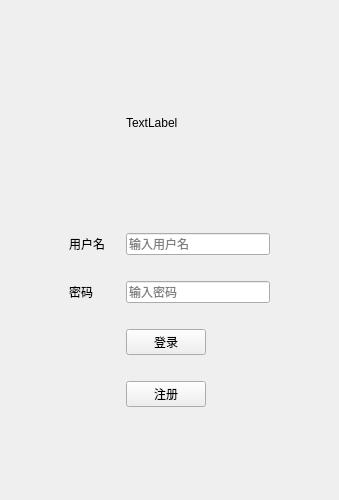
<?xml version="1.0" encoding="UTF-8"?>
<ui version="4.0">
 <class>MainWindow</class>
 <widget class="QMainWindow" name="MainWindow">
  <property name="geometry">
   <rect>
    <x>0</x>
    <y>0</y>
    <width>339</width>
    <height>500</height>
   </rect>
  </property>
  <property name="sizePolicy">
   <sizepolicy hsizetype="Expanding" vsizetype="Expanding">
    <horstretch>0</horstretch>
    <verstretch>0</verstretch>
   </sizepolicy>
  </property>
  <property name="minimumSize">
   <size>
    <width>300</width>
    <height>500</height>
   </size>
  </property>
  <property name="maximumSize">
   <size>
    <width>600</width>
    <height>1000</height>
   </size>
  </property>
  <property name="windowTitle">
   <string>MainWindow</string>
  </property>
  <widget class="QWidget" name="centralwidget">
   <layout class="QGridLayout" name="gridLayout">
    <item row="0" column="0">
     <widget class="QStackedWidget" name="stackedWidget">
      <property name="currentIndex">
       <number>0</number>
      </property>
      <widget class="QWidget" name="login_page">
       <layout class="QGridLayout" name="gridLayout_2">
        <item row="0" column="2">
         <spacer name="verticalSpacer_6">
          <property name="orientation">
           <enum>Qt::Vertical</enum>
          </property>
          <property name="sizeHint" stdset="0">
           <size>
            <width>20</width>
            <height>49</height>
           </size>
          </property>
         </spacer>
        </item>
        <item row="1" column="2">
         <widget class="QLabel" name="pic">
          <property name="minimumSize">
           <size>
            <width>60</width>
            <height>60</height>
           </size>
          </property>
          <property name="text">
           <string>TextLabel</string>
          </property>
         </widget>
        </item>
        <item row="2" column="2">
         <spacer name="verticalSpacer_4">
          <property name="orientation">
           <enum>Qt::Vertical</enum>
          </property>
          <property name="sizeHint" stdset="0">
           <size>
            <width>20</width>
            <height>48</height>
           </size>
          </property>
         </spacer>
        </item>
        <item row="3" column="0">
         <spacer name="horizontalSpacer_7">
          <property name="orientation">
           <enum>Qt::Horizontal</enum>
          </property>
          <property name="sizeHint" stdset="0">
           <size>
            <width>31</width>
            <height>20</height>
           </size>
          </property>
         </spacer>
        </item>
        <item row="3" column="1">
         <widget class="QLabel" name="label">
          <property name="text">
           <string>用户名</string>
          </property>
         </widget>
        </item>
        <item row="3" column="2" colspan="2">
         <widget class="QLineEdit" name="user_name">
          <property name="inputMask">
           <string/>
          </property>
          <property name="text">
           <string/>
          </property>
          <property name="placeholderText">
           <string>输入用户名</string>
          </property>
         </widget>
        </item>
        <item row="3" column="4">
         <spacer name="horizontalSpacer_8">
          <property name="orientation">
           <enum>Qt::Horizontal</enum>
          </property>
          <property name="sizeHint" stdset="0">
           <size>
            <width>31</width>
            <height>20</height>
           </size>
          </property>
         </spacer>
        </item>
        <item row="4" column="2">
         <spacer name="verticalSpacer_3">
          <property name="orientation">
           <enum>Qt::Vertical</enum>
          </property>
          <property name="sizeType">
           <enum>QSizePolicy::Fixed</enum>
          </property>
          <property name="sizeHint" stdset="0">
           <size>
            <width>20</width>
            <height>20</height>
           </size>
          </property>
         </spacer>
        </item>
        <item row="5" column="0">
         <spacer name="horizontalSpacer_5">
          <property name="orientation">
           <enum>Qt::Horizontal</enum>
          </property>
          <property name="sizeHint" stdset="0">
           <size>
            <width>31</width>
            <height>20</height>
           </size>
          </property>
         </spacer>
        </item>
        <item row="5" column="1">
         <widget class="QLabel" name="label_2">
          <property name="text">
           <string>密码</string>
          </property>
         </widget>
        </item>
        <item row="5" column="2" colspan="2">
         <widget class="QLineEdit" name="password">
          <property name="inputMask">
           <string/>
          </property>
          <property name="text">
           <string/>
          </property>
          <property name="placeholderText">
           <string>输入密码</string>
          </property>
         </widget>
        </item>
        <item row="5" column="4">
         <spacer name="horizontalSpacer_6">
          <property name="orientation">
           <enum>Qt::Horizontal</enum>
          </property>
          <property name="sizeHint" stdset="0">
           <size>
            <width>31</width>
            <height>20</height>
           </size>
          </property>
         </spacer>
        </item>
        <item row="6" column="2">
         <spacer name="verticalSpacer_2">
          <property name="orientation">
           <enum>Qt::Vertical</enum>
          </property>
          <property name="sizeType">
           <enum>QSizePolicy::Fixed</enum>
          </property>
          <property name="sizeHint" stdset="0">
           <size>
            <width>20</width>
            <height>20</height>
           </size>
          </property>
         </spacer>
        </item>
        <item row="7" column="0">
         <spacer name="horizontalSpacer">
          <property name="orientation">
           <enum>Qt::Horizontal</enum>
          </property>
          <property name="sizeHint" stdset="0">
           <size>
            <width>31</width>
            <height>20</height>
           </size>
          </property>
         </spacer>
        </item>
        <item row="7" column="1">
         <spacer name="horizontalSpacer_3">
          <property name="orientation">
           <enum>Qt::Horizontal</enum>
          </property>
          <property name="sizeHint" stdset="0">
           <size>
            <width>42</width>
            <height>20</height>
           </size>
          </property>
         </spacer>
        </item>
        <item row="7" column="2">
         <widget class="QPushButton" name="login">
          <property name="text">
           <string>登录</string>
          </property>
         </widget>
        </item>
        <item row="7" column="3">
         <spacer name="horizontalSpacer_4">
          <property name="orientation">
           <enum>Qt::Horizontal</enum>
          </property>
          <property name="sizeHint" stdset="0">
           <size>
            <width>58</width>
            <height>20</height>
           </size>
          </property>
         </spacer>
        </item>
        <item row="7" column="4">
         <spacer name="horizontalSpacer_2">
          <property name="orientation">
           <enum>Qt::Horizontal</enum>
          </property>
          <property name="sizeHint" stdset="0">
           <size>
            <width>31</width>
            <height>20</height>
           </size>
          </property>
         </spacer>
        </item>
        <item row="8" column="2">
         <spacer name="verticalSpacer">
          <property name="orientation">
           <enum>Qt::Vertical</enum>
          </property>
          <property name="sizeType">
           <enum>QSizePolicy::Fixed</enum>
          </property>
          <property name="sizeHint" stdset="0">
           <size>
            <width>20</width>
            <height>20</height>
           </size>
          </property>
         </spacer>
        </item>
        <item row="9" column="2">
         <widget class="QPushButton" name="user_register">
          <property name="text">
           <string>注册</string>
          </property>
         </widget>
        </item>
        <item row="10" column="2">
         <spacer name="verticalSpacer_5">
          <property name="orientation">
           <enum>Qt::Vertical</enum>
          </property>
          <property name="sizeHint" stdset="0">
           <size>
            <width>20</width>
            <height>49</height>
           </size>
          </property>
         </spacer>
        </item>
       </layout>
      </widget>
      <widget class="QWidget" name="register_page">
       <layout class="QGridLayout" name="gridLayout_3">
        <item row="1" column="2" colspan="2">
         <widget class="QLineEdit" name="username2"/>
        </item>
        <item row="4" column="3">
         <spacer name="verticalSpacer_10">
          <property name="orientation">
           <enum>Qt::Vertical</enum>
          </property>
          <property name="sizeHint" stdset="0">
           <size>
            <width>20</width>
            <height>40</height>
           </size>
          </property>
         </spacer>
        </item>
        <item row="2" column="3">
         <spacer name="verticalSpacer_9">
          <property name="orientation">
           <enum>Qt::Vertical</enum>
          </property>
          <property name="sizeHint" stdset="0">
           <size>
            <width>20</width>
            <height>40</height>
           </size>
          </property>
         </spacer>
        </item>
        <item row="5" column="1">
         <widget class="QLabel" name="label_5">
          <property name="text">
           <string>再次输入密码</string>
          </property>
         </widget>
        </item>
        <item row="6" column="3">
         <spacer name="verticalSpacer_11">
          <property name="orientation">
           <enum>Qt::Vertical</enum>
          </property>
          <property name="sizeHint" stdset="0">
           <size>
            <width>20</width>
            <height>40</height>
           </size>
          </property>
         </spacer>
        </item>
        <item row="9" column="1">
         <widget class="QPushButton" name="pushButton_2">
          <property name="text">
           <string>返回登陆</string>
          </property>
         </widget>
        </item>
        <item row="1" column="1">
         <widget class="QLabel" name="label_3">
          <property name="text">
           <string>用户名</string>
          </property>
         </widget>
        </item>
        <item row="7" column="1">
         <widget class="QLabel" name="label_6">
          <property name="text">
           <string>手机号</string>
          </property>
         </widget>
        </item>
        <item row="3" column="0">
         <spacer name="horizontalSpacer_10">
          <property name="orientation">
           <enum>Qt::Horizontal</enum>
          </property>
          <property name="sizeHint" stdset="0">
           <size>
            <width>40</width>
            <height>20</height>
           </size>
          </property>
         </spacer>
        </item>
        <item row="3" column="1">
         <widget class="QLabel" name="label_4">
          <property name="text">
           <string>密码</string>
          </property>
         </widget>
        </item>
        <item row="5" column="2" colspan="2">
         <widget class="QLineEdit" name="password2"/>
        </item>
        <item row="8" column="3">
         <spacer name="verticalSpacer_12">
          <property name="orientation">
           <enum>Qt::Vertical</enum>
          </property>
          <property name="sizeHint" stdset="0">
           <size>
            <width>20</width>
            <height>40</height>
           </size>
          </property>
         </spacer>
        </item>
        <item row="7" column="2" colspan="2">
         <widget class="QLineEdit" name="phoneNum"/>
        </item>
        <item row="3" column="4">
         <spacer name="horizontalSpacer_9">
          <property name="orientation">
           <enum>Qt::Horizontal</enum>
          </property>
          <property name="sizeHint" stdset="0">
           <size>
            <width>40</width>
            <height>20</height>
           </size>
          </property>
         </spacer>
        </item>
        <item row="9" column="2">
         <widget class="QPushButton" name="pushButton">
          <property name="text">
           <string>注册</string>
          </property>
         </widget>
        </item>
        <item row="0" column="3">
         <spacer name="verticalSpacer_8">
          <property name="orientation">
           <enum>Qt::Vertical</enum>
          </property>
          <property name="sizeHint" stdset="0">
           <size>
            <width>20</width>
            <height>40</height>
           </size>
          </property>
         </spacer>
        </item>
        <item row="3" column="2" colspan="2">
         <widget class="QLineEdit" name="password1"/>
        </item>
        <item row="2" column="2">
         <spacer name="verticalSpacer_7">
          <property name="orientation">
           <enum>Qt::Vertical</enum>
          </property>
          <property name="sizeHint" stdset="0">
           <size>
            <width>20</width>
            <height>40</height>
           </size>
          </property>
         </spacer>
        </item>
        <item row="2" column="1">
         <spacer name="verticalSpacer_13">
          <property name="orientation">
           <enum>Qt::Vertical</enum>
          </property>
          <property name="sizeHint" stdset="0">
           <size>
            <width>20</width>
            <height>40</height>
           </size>
          </property>
         </spacer>
        </item>
        <item row="4" column="1">
         <spacer name="verticalSpacer_14">
          <property name="orientation">
           <enum>Qt::Vertical</enum>
          </property>
          <property name="sizeHint" stdset="0">
           <size>
            <width>20</width>
            <height>40</height>
           </size>
          </property>
         </spacer>
        </item>
        <item row="4" column="2">
         <spacer name="verticalSpacer_15">
          <property name="orientation">
           <enum>Qt::Vertical</enum>
          </property>
          <property name="sizeHint" stdset="0">
           <size>
            <width>20</width>
            <height>40</height>
           </size>
          </property>
         </spacer>
        </item>
        <item row="6" column="1">
         <spacer name="verticalSpacer_16">
          <property name="orientation">
           <enum>Qt::Vertical</enum>
          </property>
          <property name="sizeHint" stdset="0">
           <size>
            <width>20</width>
            <height>40</height>
           </size>
          </property>
         </spacer>
        </item>
        <item row="6" column="2">
         <spacer name="verticalSpacer_17">
          <property name="orientation">
           <enum>Qt::Vertical</enum>
          </property>
          <property name="sizeHint" stdset="0">
           <size>
            <width>20</width>
            <height>40</height>
           </size>
          </property>
         </spacer>
        </item>
        <item row="0" column="1">
         <spacer name="verticalSpacer_18">
          <property name="orientation">
           <enum>Qt::Vertical</enum>
          </property>
          <property name="sizeHint" stdset="0">
           <size>
            <width>20</width>
            <height>40</height>
           </size>
          </property>
         </spacer>
        </item>
        <item row="0" column="2">
         <spacer name="verticalSpacer_19">
          <property name="orientation">
           <enum>Qt::Vertical</enum>
          </property>
          <property name="sizeHint" stdset="0">
           <size>
            <width>20</width>
            <height>40</height>
           </size>
          </property>
         </spacer>
        </item>
        <item row="8" column="1">
         <spacer name="verticalSpacer_20">
          <property name="orientation">
           <enum>Qt::Vertical</enum>
          </property>
          <property name="sizeHint" stdset="0">
           <size>
            <width>20</width>
            <height>40</height>
           </size>
          </property>
         </spacer>
        </item>
        <item row="8" column="2">
         <spacer name="verticalSpacer_21">
          <property name="orientation">
           <enum>Qt::Vertical</enum>
          </property>
          <property name="sizeHint" stdset="0">
           <size>
            <width>20</width>
            <height>40</height>
           </size>
          </property>
         </spacer>
        </item>
       </layout>
      </widget>
     </widget>
    </item>
   </layout>
  </widget>
 </widget>
 <resources/>
 <connections/>
</ui>
